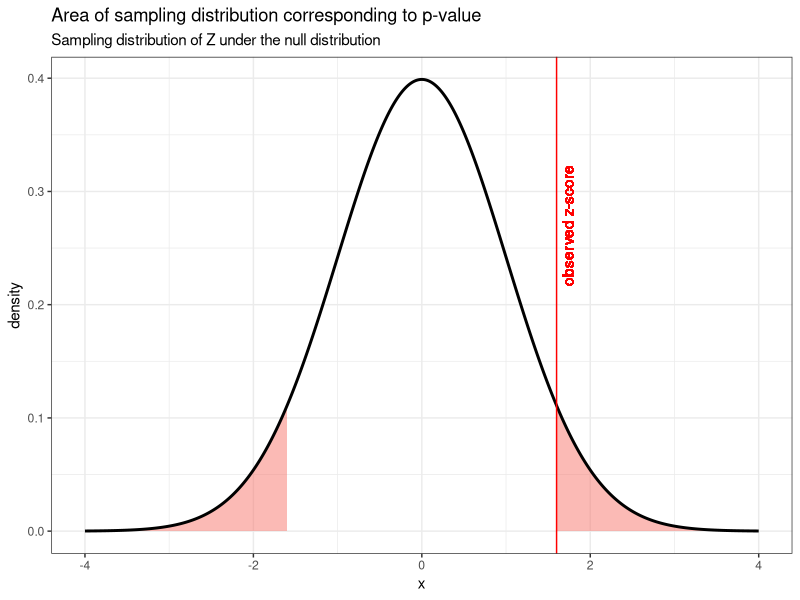

The R source for this figure: (Note: this script raises an error after producing the figure.)
## ---- chunk 1
knitr::opts_chunk$set(echo = FALSE)

library(tidyverse)
theme_set(theme_bw())
## ---- chunk 2
z_score <- 1.6

tibble(x = seq(-4, 4, 0.005),
       density = dnorm(x),
       reject = if_else(abs(x) >= z_score, density, 0)) %>% 
  ggplot(aes(x = x, y = density)) +
  geom_ribbon(
    mapping = aes(x, ymin = 0, ymax = reject, fill = "red"),
    alpha = 0.5) +
  geom_line(size = 1) +
  geom_vline(xintercept = z_score, color = "red") +
  geom_text(
    aes(x = z_score, y = 0.27, label="\nobserved z-score"),
    angle = 90,
    color = "red") +
  labs(title = "Area of sampling distribution corresponding to p-value",
       subtitle = "Sampling distribution of Z under the null distribution") +
  theme(legend.position = "none")
## ---- chunk 3
knitr::include_graphics("figures/significant.png")
